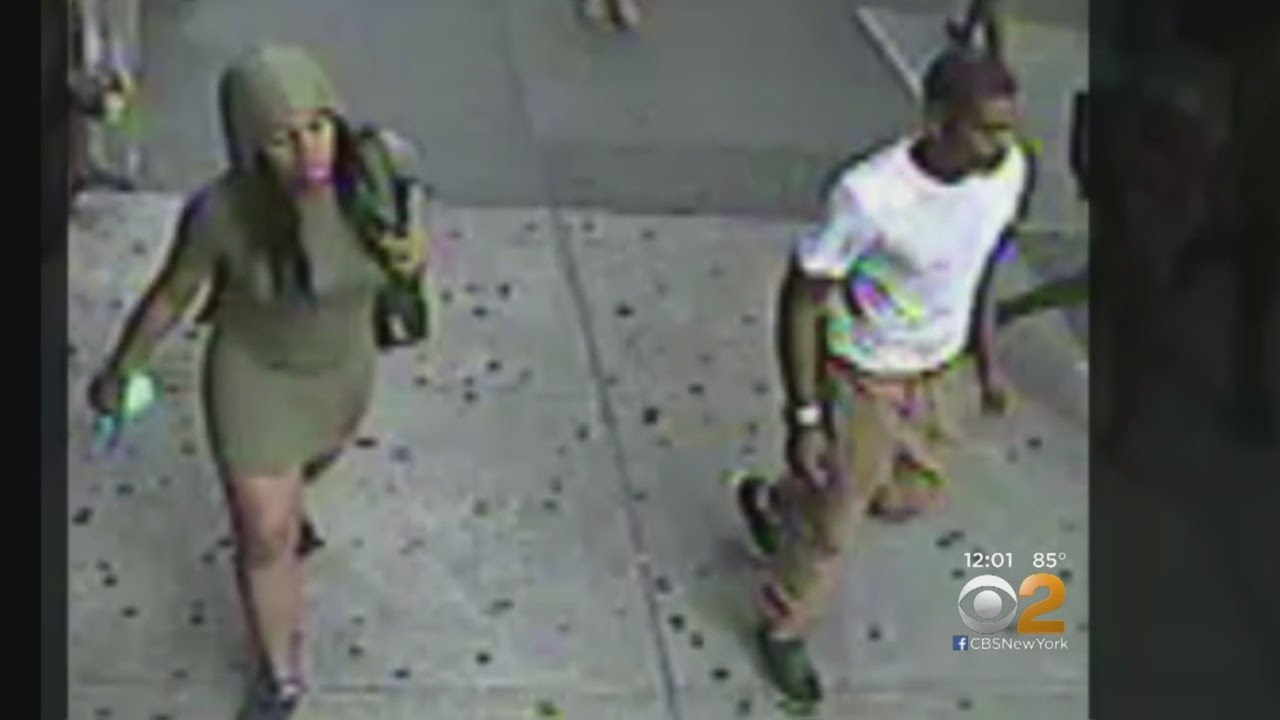
#> input picture ai-service/test-data/standard.jpg, 1280 x 720 px
$ python -i augmentation.py   (imports and definitions only)
#> lines starting #> are read from the running program, lines starting #| are printed output that depends on the picture
#> further down, picture is the input picture: shape (720, 1280, 3); mean B, G, R 94.8, 98.6, 95.1
import cv2
import numpy as np
import time
from typing import Union, Dict, Any, Tuple

class Resize:
    """Resize image with letterbox (YOLO) or stretch (SSD) method."""

    def __init__(self, model_type: str = "yolo", input_size: Tuple[int, int] = None):
        """
        Args:
            model_type: "yolo" (letterbox) or "ssd" (stretch)
            input_size: Target (height, width). Defaults based on model_type.
        """
        self.model_type = model_type.lower()

        if "yolo" in self.model_type:
            self.input_size = input_size or (640, 640)
            self.pad_value = 114
        elif "ssd" in self.model_type:
            self.input_size = input_size or (300, 300)
            self.pad_value = 0
        else:
            raise ValueError(f"Unsupported model_type: {model_type}")

    def __call__(self, frame: np.ndarray) -> Dict[str, Any]:
        """
        Resize frame. Input assumed to be BGR from OpenCV.

        Args:
            frame: BGR image (HWC) from OpenCV

        Returns:
            Dict with resized image (RGB HWC uint8) and metadata
        """
        # Convert BGR → RGB
        image = cv2.cvtColor(frame, cv2.COLOR_BGR2RGB)

        # Resize
        if "yolo" in self.model_type:
            resized, metadata = self._letterbox_resize(image)
        else:
            resized, metadata = self._stretch_resize(image)

        return {"image": resized, "metadata": metadata}

    def _letterbox_resize(self, image: np.ndarray) -> Tuple[np.ndarray, Dict]:
        """Letterbox resize (keeps aspect ratio, adds padding)."""
        target_h, target_w = self.input_size
        src_h, src_w = image.shape[:2]
#> src_h = 720; src_w = 1280

        # Calculate scale to fit image in target size
        scale = min(target_w / src_w, target_h / src_h)
#> scale = 0.5
        new_w, new_h = int(src_w * scale), int(src_h * scale)
#> new_w = 640; new_h = 360

        # Resize image
        resized = cv2.resize(image, (new_w, new_h), interpolation=cv2.INTER_LINEAR)

        # Create padded canvas
        padded = np.full((target_h, target_w, 3), self.pad_value, dtype=np.uint8)

        # Center image on canvas
        y_offset = (target_h - new_h) // 2
#> y_offset = 140
        x_offset = (target_w - new_w) // 2
#> x_offset = 0
        padded[y_offset:y_offset + new_h, x_offset:x_offset + new_w] = resized
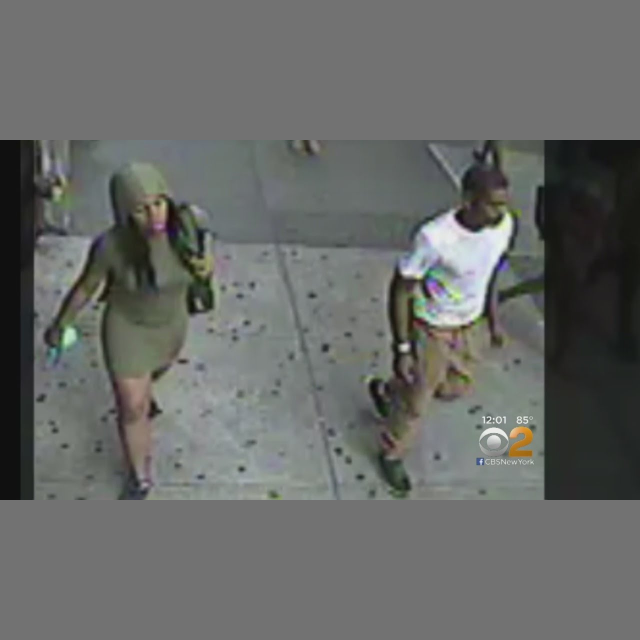
#> padded: shape (640, 640, 3); mean R, G, B 103.4, 105.4, 103.3

        metadata = {
            "method": "letterbox",
            "scale": scale,
            "offset": (x_offset, y_offset),
            "orig_size": (src_w, src_h),
            "new_size": (new_w, new_h)
        }

        return padded, metadata

    # [15 lines left out: function _stretch_resize, not called in this run]

class Normalize:
    """Normalize image for model inference."""

    # [31 lines left out: functions __init__, __call__, not called in this run]

class ToCHW:
    """Convert HWC to CHW format."""

    # [19 lines left out: function __call__, not called in this run]

class YOLOPreprocessor:
    """End-to-end YOLO preprocessing pipeline."""

    # [36 lines left out: functions __init__, __call__, not called in this run]

>>> import cv2
>>> picture = cv2.imread('../../../ai-service/test-data/standard.jpg')
>>> result = Resize()(picture)
#> in __call__, `resized, metadata = self._letterbox_resize(image)`: metadata = {'method': 'letterbox', 'scale': 0.5, 'offset': (0, 140), 'orig_size': (1280, 720), 'new_size': (640, 360)}
#> result = 2 items
